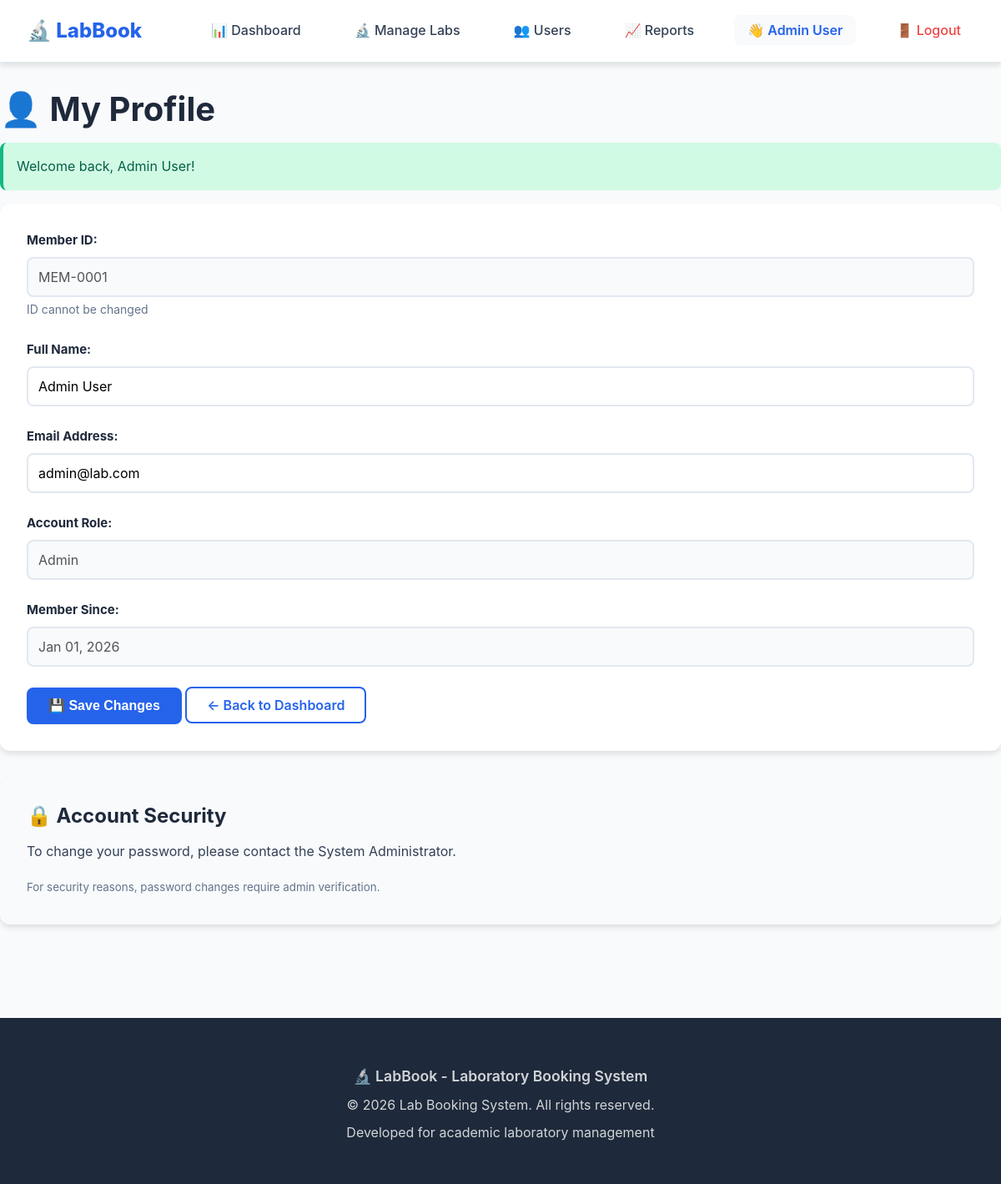
Page /member/profile.php (signed in) on the committed database.
### tables this page shows
CREATE TABLE users (
    id INT AUTO_INCREMENT PRIMARY KEY,
    full_name VARCHAR(100) NOT NULL,
    email VARCHAR(100) UNIQUE NOT NULL,
    password VARCHAR(255) NOT NULL COMMENT 'Bcrypt hashed password',
    role ENUM('member', 'admin') DEFAULT 'member',
    created_at TIMESTAMP DEFAULT CURRENT_TIMESTAMP,
    updated_at TIMESTAMP DEFAULT CURRENT_TIMESTAMP ON UPDATE CURRENT_TIMESTAMP,
    
     
    INDEX idx_email (email),
    INDEX idx_role (role)
);

### member/profile.php (the view, shortened to what this page needs)
<?php
require_once '../includes/db_connect.php';
require_once '../includes/functions.php';
$userId = getCurrentUserId();
$stmt = $pdo->prepare("SELECT * FROM users WHERE id = ?");
$stmt->execute([$userId]);
$user = $stmt->fetch();
?>
<!DOCTYPE html>
<html>
<head>
    <link rel="stylesheet" href="../assets/css/style.css">
</head>
<body>
    <?php include '../includes/header.php'; ?>
    <main class="container" style="padding: 2rem 0;">
        <h1>👤 My Profile</h1>
        <div class="card">
            <form method="POST">
                <div class="form-group">
                    <label><strong>Member ID:</strong></label>
                    <input type="text" value="MEM-<?php echo str_pad($user['id'], 4, '0', STR_PAD_LEFT); ?>" disabled>
                    <small class="form-help">ID cannot be changed</small>
                </div>
                <div class="form-group">
                    <label for="full_name"><strong>Full Name:</strong></label>
                    <input type="text"
                           id="full_name"
                           name="full_name"
                           value="<?php echo htmlspecialchars($user['full_name']); ?>"
                           required>
                </div>
                <div class="form-group">
                    <label for="email"><strong>Email Address:</strong></label>
                    <input type="email"
                           id="email"
                           name="email"
                           value="<?php echo htmlspecialchars($user['email']); ?>"
                           required>
                </div>
                <div class="form-group">
                    <label><strong>Account Role:</strong></label>
                    <input type="text" value="<?php echo ucfirst($user['role']); ?>" disabled>
                </div>
                <div class="form-group">
                    <label><strong>Member Since:</strong></label>
                    <input type="text" value="<?php echo formatDate($user['created_at']); ?>" disabled>
                </div>
                <button type="submit" name="update_profile" class="btn btn-primary">💾 Save Changes</button>
                <a href="dashboard.php" class="btn btn-secondary">← Back to Dashboard</a>
            </form>
        </div>
        <div class="card" style="margin-top: 2rem; background: var(--light);">
            <h3>🔒 Account Security</h3>
            <p>To change your password, please contact the System Administrator.</p>
            <p style="margin: 0;"><small style="color: var(--text-light);">For security reasons, password changes require admin verification.</small></p>
        </div>
    </main>
    <?php include '../includes/footer.php'; ?>
</body>
</html>

### assets/css/style.css (style rules this page uses)
:root { --primary-color: #2563eb; --primary-hover: #1d4ed8; --primary-light: #dbeafe; --secondary-color: #7c3aed; --secondary-hover: #6d28d9; --success-color: #10b981; --success-light: #d1fae5; --danger-color: #ef4444; --danger-light: #fee2e2; --warning-color: #f59e0b; --warning-light: #fef3c7; --info-color: #3b82f6; --info-light: #dbeafe; --dark: #1e293b; --dark-hover: #0f172a; --text: #334155; --text-light: #64748b; --light: #f8fafc; --white: #ffffff; --border: #e2e8f0; --border-hover: #cbd5e1; --shadow-sm: 0 1px 2px rgba(0, 0, 0, 0.05); --shadow: 0 4px 6px rgba(0, 0, 0, 0.1); --shadow-md: 0 8px 16px rgba(0, 0, 0, 0.1); --shadow-lg: 0 20px 25px rgba(0, 0, 0, 0.15); --spacing-xs: 0.25rem; --spacing-sm: 0.5rem; --spacing-md: 1rem; --spacing-lg: 1.5rem; --spacing-xl: 2rem; --spacing-2xl: 3rem; --radius-sm: 4px; --radius: 8px; --radius-lg: 12px; --radius-xl: 16px; --radius-full: 9999px; --transition-fast: 150ms ease; --transition: 300ms ease; --transition-slow: 500ms ease; }
* { margin: 0; padding: 0; box-sizing: border-box; }
html { font-size: 16px; scroll-behavior: smooth; }
body { font-family: -apple-system, BlinkMacSystemFont, 'Segoe UI', Roboto, Oxygen, Ubuntu, Cantarell, sans-serif; line-height: 1.6; color: var(--text); background: var(--light); -webkit-font-smoothing: antialiased; -moz-osx-font-smoothing: grayscale; }
h1, h2, h3, h4, h5, h6 { color: var(--dark); font-weight: 700; line-height: 1.2; margin-bottom: var(--spacing-md); }
h1 { font-size: 2.5rem; }
h3 { font-size: 1.5rem; }
p { margin-bottom: var(--spacing-md); }
a { color: var(--primary-color); text-decoration: none; transition: color var(--transition-fast); }
.container { max-width: 1200px; margin: 0 auto; padding: 0 var(--spacing-xl); width: 100%; }
.btn { display: inline-flex; align-items: center; justify-content: center; gap: var(--spacing-sm); padding: 0.75rem 1.5rem; border-radius: var(--radius); text-decoration: none; font-weight: 600; font-size: 1rem; transition: all var(--transition-fast); border: 2px solid transparent; cursor: pointer; white-space: nowrap; line-height: 1; }
.btn-primary { background: var(--primary-color); color: var(--white); border-color: var(--primary-color); }
.btn-secondary { background: var(--white); color: var(--primary-color); border-color: var(--primary-color); }
.card { background: var(--white); border-radius: var(--radius-lg); box-shadow: var(--shadow); padding: var(--spacing-xl); margin-bottom: var(--spacing-xl); transition: transform var(--transition), box-shadow var(--transition); }
.form-group { margin-bottom: var(--spacing-lg); }
.form-group label { display: block; margin-bottom: var(--spacing-sm); font-weight: 600; color: var(--dark); font-size: 0.9375rem; }
.form-group input, .form-group select, .form-group textarea { width: 100%; padding: 0.75rem; border: 2px solid var(--border); border-radius: var(--radius); font-size: 1rem; font-family: inherit; transition: all var(--transition-fast); background: var(--white); }
.form-group input:disabled, .form-group select:disabled, .form-group textarea:disabled { background: var(--light); cursor: not-allowed; }
.form-help { color: var(--text-light); font-size: 0.875rem; margin-top: var(--spacing-xs); display: block; }

### rows in the picture
users: id "MEM-0001", full_name "Admin User", email "admin@lab.com", role "Admin", created_at "Jan 01, 2026"

### other values in the picture
$_SESSION['user_name'] "Admin User"
$message "Welcome back, Admin User!"
